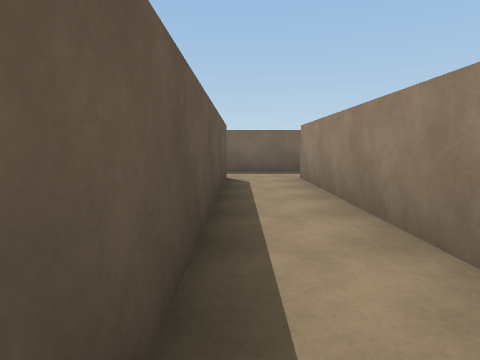
view 1 (above)

17 first-person views from a walk through a scene from a Unity 3-D project. The camera is 1.3 m above the floor, tilts 6° down and sees 75° across. The floor is counted in squares, 2 m on a side. Each view is taken from the middle of a square. On the plan, view 1 faces up. The plan holds only what a view shows up to about 10 squares ahead; the rest is blank. Surface patterns are stand-ins for the level's own textures.

view 2
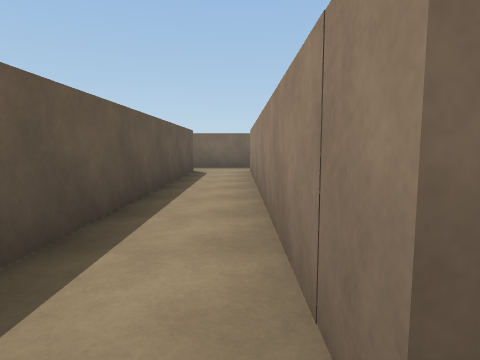

view 3
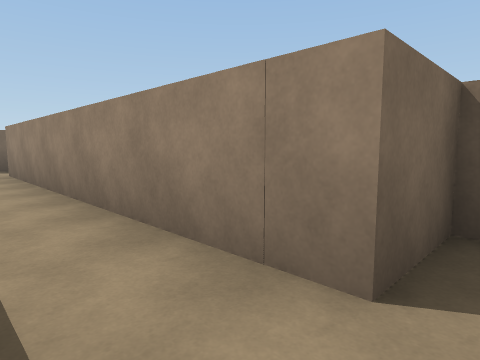

view 4
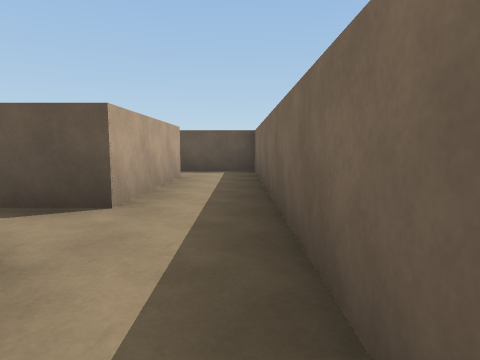

view 5
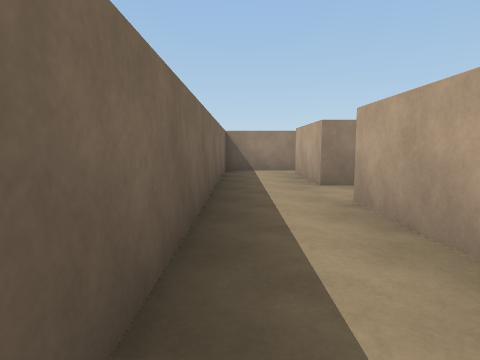

view 6
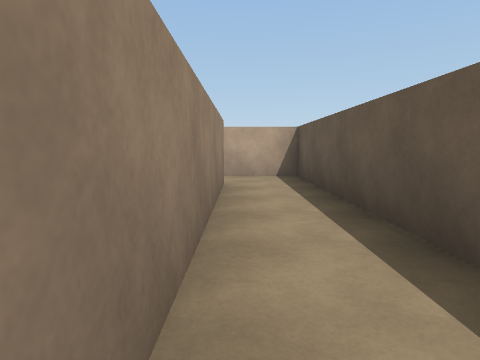

view 7
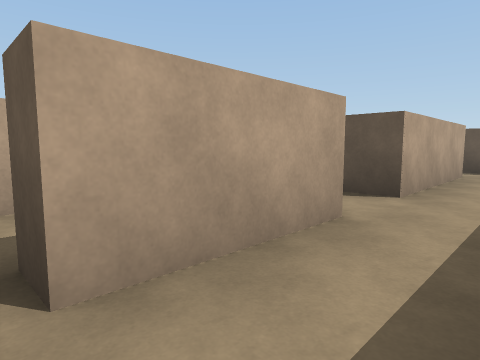

view 8
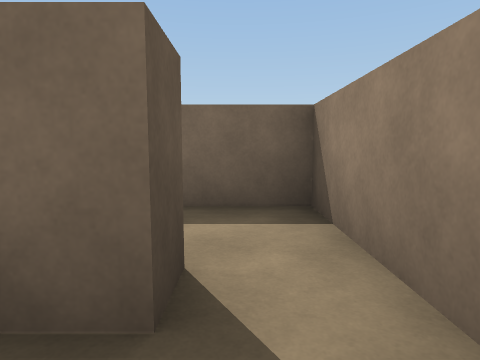

view 9
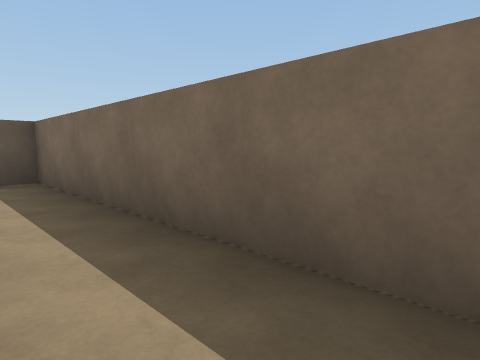

view 10
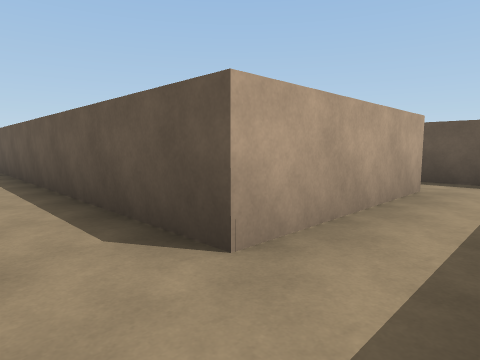

view 11
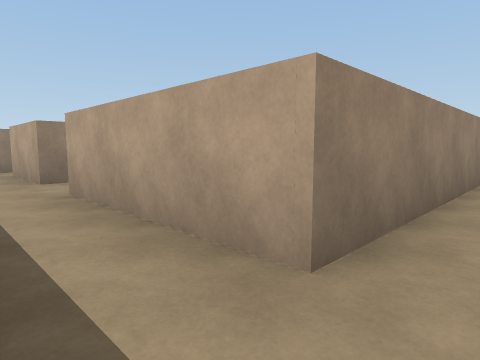

view 12
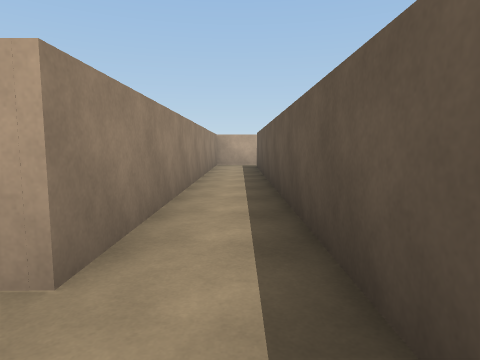

view 13
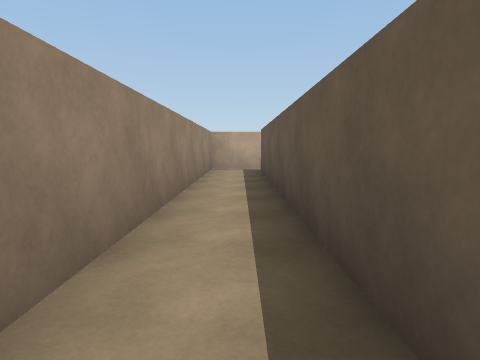

view 14
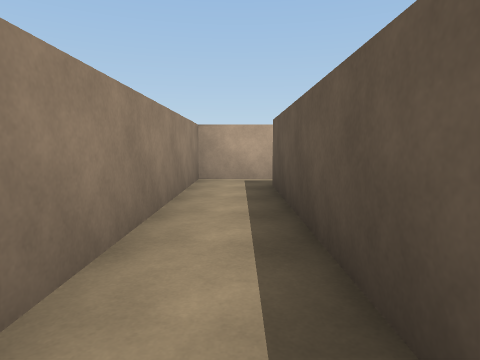

view 15
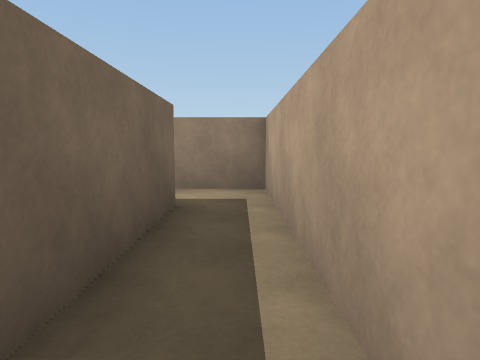

view 16
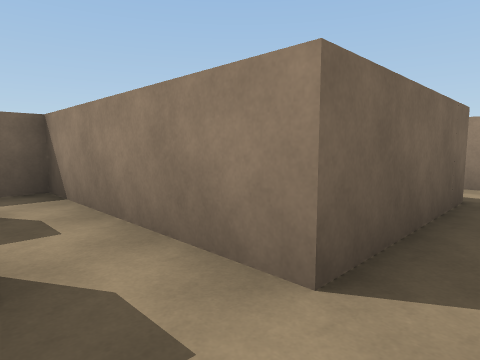

view 17
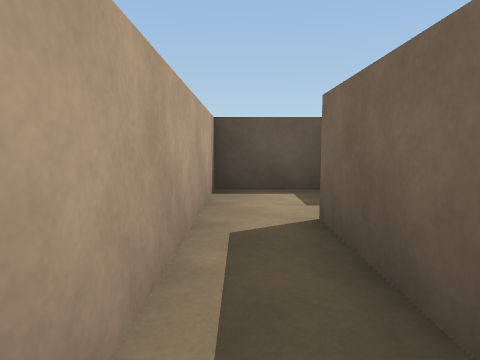

### Floor plan
Points are (right, up) in squares from view 1. A wall is a line through its corners. A room is listed if a view was taken in it or the views show most of it. See-through windows are left out.
Room 1 (views 1, 2, 3, 5, 6, 9, 10, 11, 12)
walls: (1.6, 8.4) (-5.6, 8.4) (-5.6, 6.4); (-4.2, 6.6) (-0.3, 6.6) (-0.3, -3.1) (1.4, -3.1); (2.8, -1.5) (1.3, -1.5) (1.3, 6.6)
ways out: opening at (2.5, 7.5) to room 2; opening at (-5, 6) to room 3
Room 2 (views 4, 7, 8)
walls: (1.3, 6.6) (3.7, 6.6) (3.7, 6) (3.1, 6); (4.8, 5.9) (4.8, 8.4) (1.6, 8.4)
ways out: opening at (2.5, 7.5) to room 1
Room 3 (views 13, 14, 17)
walls: (-8.6, -3.4) (-4.2, -3.4) (-4.2, 6.6); (-5.6, 6.4) (-5.6, -2.3) (-8.8, -2.3)
ways out: opening at (-5, 6) to room 1; opening at (-8, -3) to room 4
Room 4 (views 15, 16)
walls: (-8.8, -2.3) (-8.8, -0.6); (-10.8, -1.8) (-10.8, -3.4) (-8.6, -3.4)
ways out: opening at (-8, -3) to room 3; opening at (-9, -1)

Where each view was taken, in squares from view 1:
view 1: 0 up, 0 right, facing up
view 2: 2 down, 1 right, facing up
view 3: 2 down, 0 right, facing up-right
view 4: 8 up, 3 right, facing left
view 5: 8 up, 4 left, facing right
view 6: 4 up, 1 right, facing down
view 7: 8 up, 4 right, facing down-left
view 8: 5 up, 4 right, facing up
view 9: 7 up, 1 right, facing up-left
view 10: 8 up, 1 right, facing down-left
view 11: 8 up, 5 left, facing down-right
view 12: 8 up, 5 left, facing down
view 13: 6 up, 5 left, facing down
view 14: 3 up, 5 left, facing down
view 15: 3 down, 9 left, facing right
view 16: 3 down, 10 left, facing up-right
view 17: 3 down, 6 left, facing left
